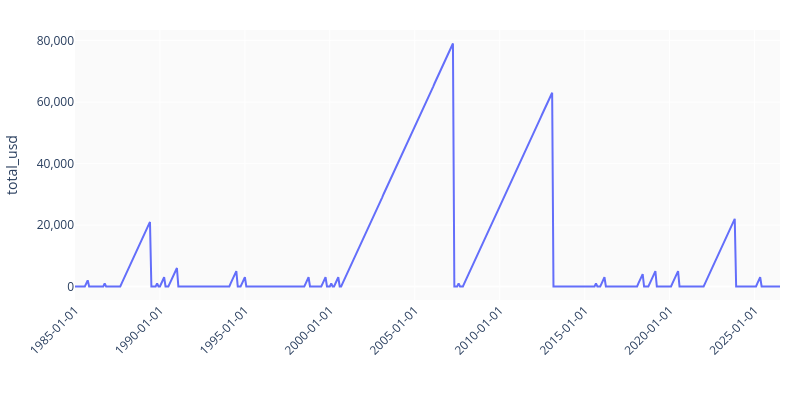
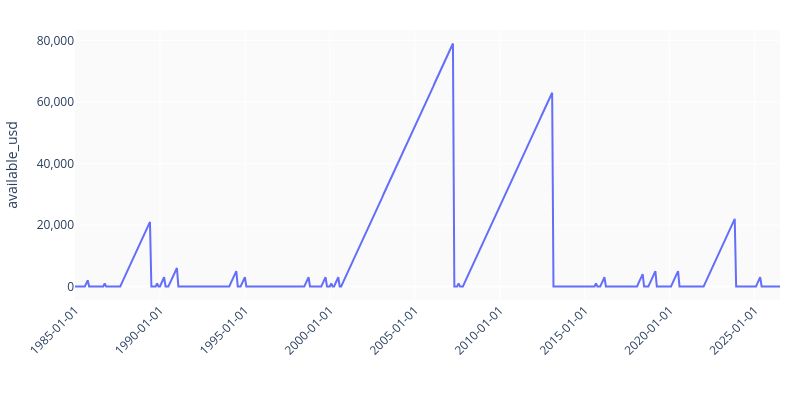
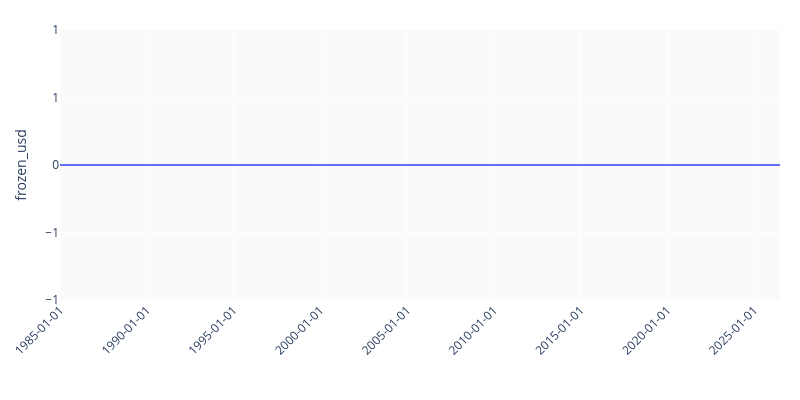

Here is the notebook cell these charts were saved with, in order:
### Code cell
cash_frames = {}
for name, steps in outcomes.items():
    df = steps.copy()
    df["available_usd"] = df["balances"].apply(lambda b: float(b["USD"]))
    df["frozen_usd"] = df["frozen_usd"].fillna(0).astype(float)
    df["total_usd"] = df["available_usd"] + df["frozen_usd"]
    cash_frames[name] = df

plot_series(cash_frames, "total_usd", scale=Scale.LINEAR)
plot_series(cash_frames, "available_usd", scale=Scale.LINEAR)
plot_series(cash_frames, "frozen_usd", scale=Scale.LINEAR)

### Figure 1 — Plotly figure (JSON) as saved in the notebook; plotly's stock layout.template omitted (floating-point values rounded to 4 significant figures; data arrays with more than 128 entries replaced by an {"elided": "..."} marker saying what was removed)
{"data": [{"customdata": {"elided": "499 str values"}, "hovertemplate": "<b>buy_when_ath_spx</b><br>total_usd: %{y:,.2f}%{customdata}<extra></extra>", "legend": "legend", "line": {"color": "#636EFA"}, "mode": "lines", "name": "buy_when_ath_spx", "type": "scatter", "x": {"elided": "499 str values"}, "y": {"elided": "499 float values"}}], "layout": {"height": 400, "hovermode": "x unified", "legend": {"orientation": "h", "x": 0, "y": -0.38, "yanchor": "top"}, "margin": {"b": 100, "l": 60, "r": 20, "t": 30}, "paper_bgcolor": "#ffffff", "plot_bgcolor": "#fafafa", "width": 800, "xaxis": {"tickangle": -45, "tickformat": "%Y-%m-%d", "title": {}}, "yaxis": {"tickformat": ",.0f", "title": {"text": "total_usd"}, "type": "linear"}}}

### Figure 2 — Plotly figure (JSON) as saved in the notebook; plotly's stock layout.template omitted (floating-point values rounded to 4 significant figures; data arrays with more than 128 entries replaced by an {"elided": "..."} marker saying what was removed)
{"data": [{"customdata": {"elided": "499 str values"}, "hovertemplate": "<b>buy_when_ath_spx</b><br>available_usd: %{y:,.2f}%{customdata}<extra></extra>", "legend": "legend", "line": {"color": "#636EFA"}, "mode": "lines", "name": "buy_when_ath_spx", "type": "scatter", "x": {"elided": "499 str values"}, "y": {"elided": "499 float values"}}], "layout": {"height": 400, "hovermode": "x unified", "legend": {"orientation": "h", "x": 0, "y": -0.38, "yanchor": "top"}, "margin": {"b": 100, "l": 60, "r": 20, "t": 30}, "paper_bgcolor": "#ffffff", "plot_bgcolor": "#fafafa", "width": 800, "xaxis": {"tickangle": -45, "tickformat": "%Y-%m-%d", "title": {}}, "yaxis": {"tickformat": ",.0f", "title": {"text": "available_usd"}, "type": "linear"}}}

### Figure 3 — Plotly figure (JSON) as saved in the notebook; plotly's stock layout.template omitted (floating-point values rounded to 4 significant figures; data arrays with more than 128 entries replaced by an {"elided": "..."} marker saying what was removed)
{"data": [{"customdata": {"elided": "499 str values"}, "hovertemplate": "<b>buy_when_ath_spx</b><br>frozen_usd: %{y:,.2f}%{customdata}<extra></extra>", "legend": "legend", "line": {"color": "#636EFA"}, "mode": "lines", "name": "buy_when_ath_spx", "type": "scatter", "x": {"elided": "499 str values"}, "y": {"elided": "499 float values"}}], "layout": {"height": 400, "hovermode": "x unified", "legend": {"orientation": "h", "x": 0, "y": -0.38, "yanchor": "top"}, "margin": {"b": 100, "l": 60, "r": 20, "t": 30}, "paper_bgcolor": "#ffffff", "plot_bgcolor": "#fafafa", "width": 800, "xaxis": {"tickangle": -45, "tickformat": "%Y-%m-%d", "title": {}}, "yaxis": {"tickformat": ",.0f", "title": {"text": "frozen_usd"}, "type": "linear"}}}
